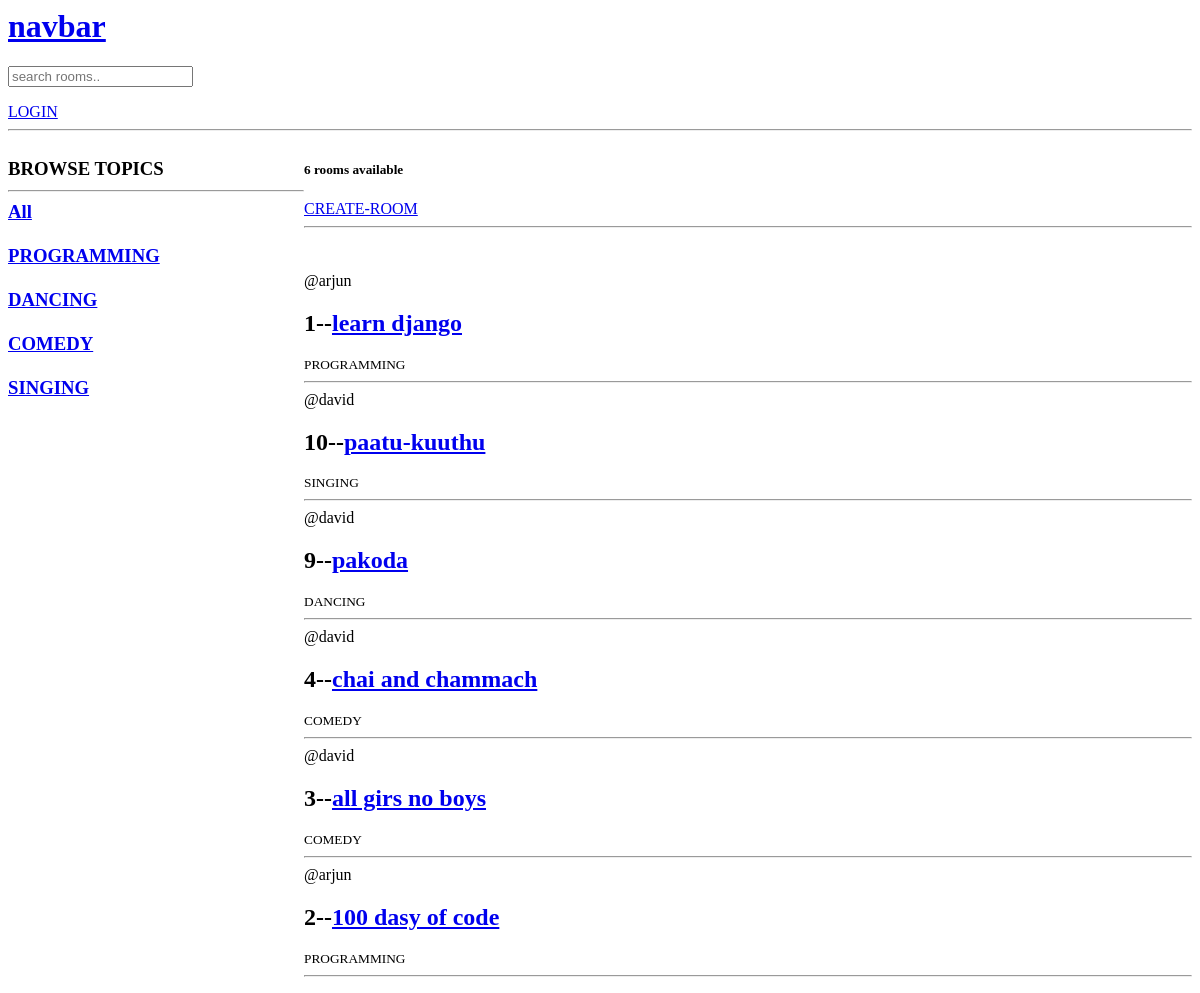
Before: / with the older database file.
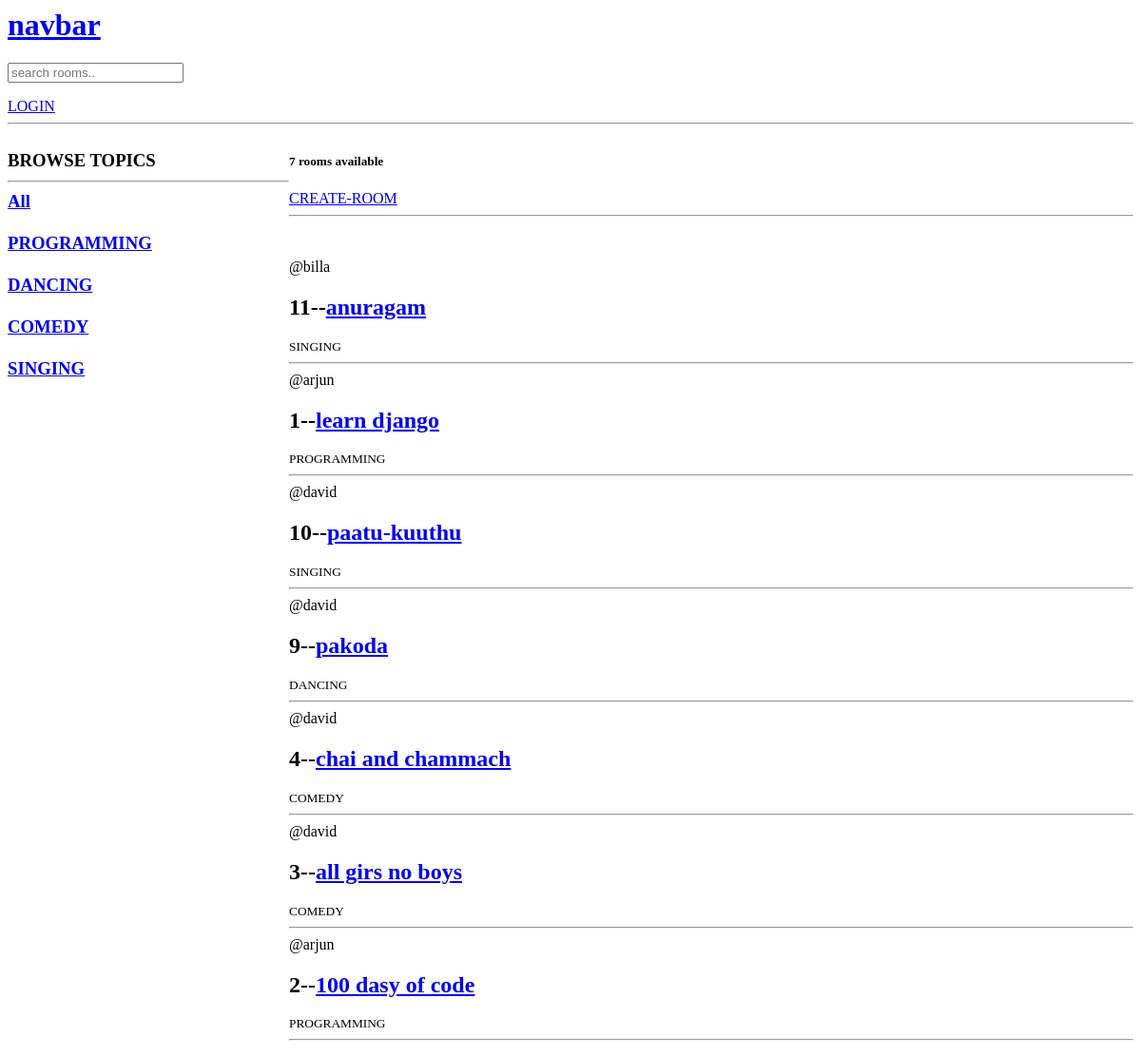
After: the same page with the newer database file.
### app1/models.py (models this page shows, shortened)
class Topic(models.Model):
    name= models.CharField(max_length=200)
    def __str__(self):
        return self.name

class Room(models.Model):
    host= models.ForeignKey(User, on_delete=models.SET_NULL,null=True)
    topic= models.ForeignKey(Topic,on_delete=models.SET_NULL,null=True)
    name= models.CharField(max_length=200)
    desc= models.TextField(null=True,blank=True)
    participants= models.ManyToManyField(User, related_name='participants',blank=True)
    updated= models.DateTimeField(auto_now=True)
    created= models.DateTimeField(auto_now_add=True)
    class Meta:
        ordering=['-updated','-created']

### app1/views.py (the view)
# urls.py: path('', views.home,name="home"),
def home(request):
    q= request.GET.get('q') if request.GET.get('q')!= None else ''
    rooms= Room.objects.filter(Q(topic__name__icontains=q) | Q(name__icontains=q)| Q(desc__icontains=q))
    topics= Topic.objects.all()
    room_count= rooms.count()
    room_messages= Message.objects.filter(Q(room__topic__name__icontains=q))
    context= {'rooms':rooms, 'topics': topics, 'room_count':room_count, 'room_messages': room_messages}
    return render(request,'app1/home.html', context)

### app1/templates/app1/home.html (shortened to what this page needs)
{%include 'navbar.html' %}
{%block content%}
<div class="home-container">
    <div>
        <h3>
            BROWSE TOPICS
            <hr>
            <div>
                <a href="{% url 'home' %}">All</a>
            </div>
            <br>
            {%for topic in topics%}
            <div>
                <a href="{% url 'home' %}?q={{topic.name}}">{{topic.name}}</a>
            </div>
            <br>
            {%endfor%}
        </h3>
    </div>
    <div>
        <h5>{{room_count}} rooms available</h5>
        <a href="{% url 'create-room'%}">CREATE-ROOM</a>
        <hr>
        <br>
        <br>
        {%for room in rooms%}
            <div>
                <span>
                    @{{room.host.username}}
                </span>
                <h2>
                    {{room.id}}--<a href="{%url 'room' room.id%}">{{room.name}}</a>
                </h2>
                <small>
                    {{room.topic}}
                </small>
                <hr>
            </div>
        {%endfor%}
    </div>
    </div>
{%endblock%}

Changed rows visible on the page:
added Room: host.username "billa", id "11", name "anuragam", topic "SINGING"
Other visible differences:
{{ room_count }}: "6" → "7"
